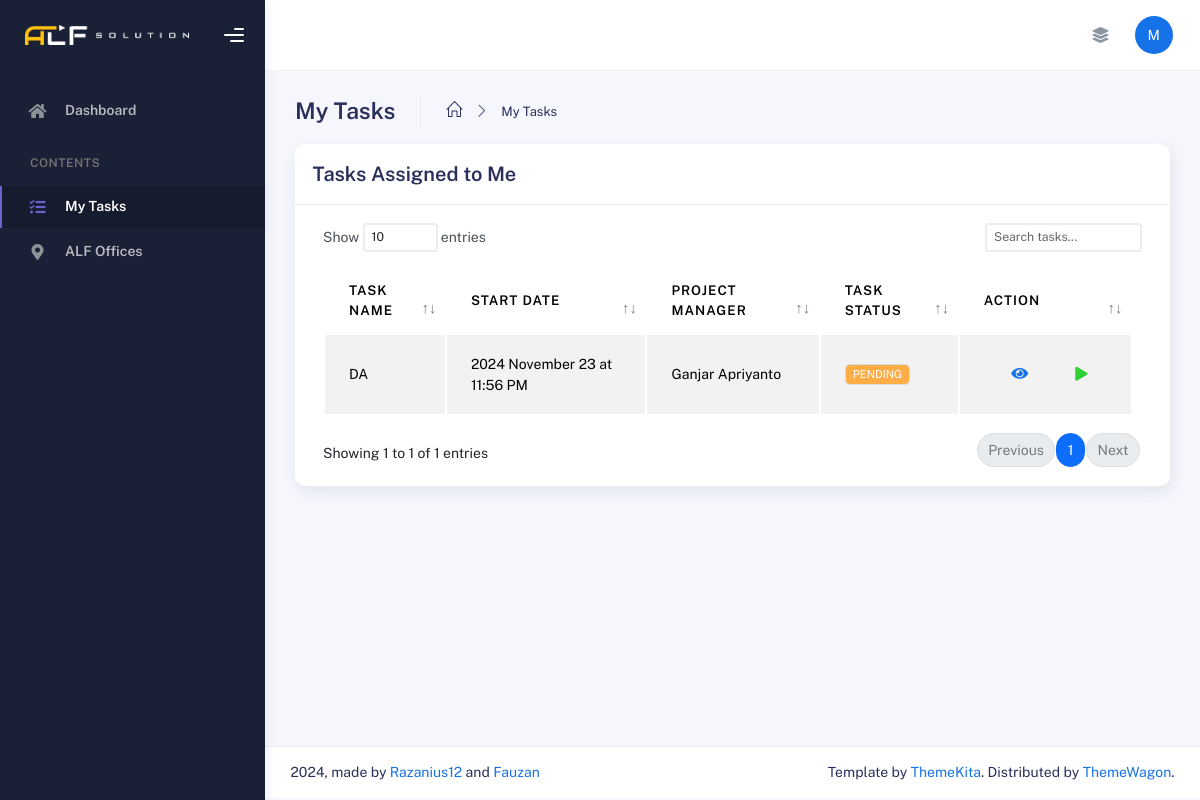
The page /index.php?page=task (signed in) on the database as committed earlier.
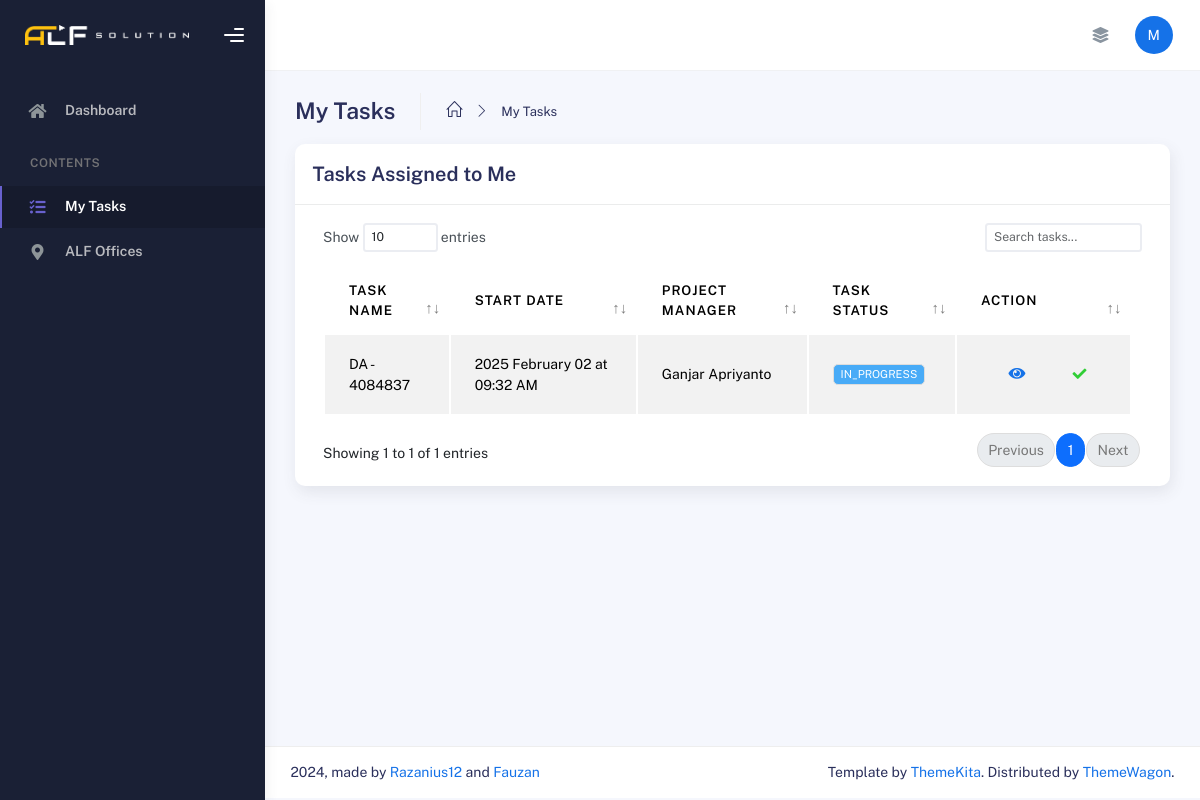
The same page on the database as committed later.
### tables this page shows
CREATE TABLE `orders` (
  `id_order` int(11) NOT NULL,
  `project_manager_id` int(11) DEFAULT NULL,
  `worker_id` int(11) DEFAULT NULL,
  `order_name` varchar(255) DEFAULT NULL,
  `description` text DEFAULT NULL,
  `start_date` datetime DEFAULT NULL,
  `status` enum('PENDING','IN_PROGRESS','COMPLETED','CANCELLED') DEFAULT 'PENDING',
  `order_price` int(255) DEFAULT NULL
);

### main/pages/task.php (the view, shortened to what this page needs)
<?php
require 'config/database.php';
$currentWorkerId = $_SESSION['user_id'];
$stmt = mysqli_prepare($conn, "SELECT
           o.id_order,
           o.order_name,
           o.status,
           o.start_date,
           o.description,
           a.name_admin AS project_manager,
           w.name_worker AS assigned_worker
          FROM
           orders o
          LEFT JOIN
           admins a ON o.project_manager_id = a.id_admin
          LEFT JOIN
           workers w ON o.worker_id = w.id_worker
          WHERE
          o.worker_id = ?");
mysqli_stmt_bind_param($stmt, "i", $currentWorkerId);
mysqli_stmt_execute($stmt);
$result = mysqli_stmt_get_result($stmt);
function getStatusBadgeClass($status)
{
 switch (strtoupper($status)) {
  case 'IN_PROGRESS':
   return 'info';
  case 'PENDING':
   return 'warning';
 }
}
?>
<div class="container">
 <div class="page-inner">
  <div class="page-header mb-0">
   <h3 class="fw-bold mb-3">My Tasks</h3>
   <ul class="breadcrumbs mb-3">
    <li class="nav-home">
     <a href="index.php">
      <i class="icon-home"></i>
     </a>
    </li>
    <li class="separator">
     <i class="icon-arrow-right"></i>
    </li>
    <li class="nav-item">
     <a href="index.php?page=task">My Tasks</a>
    </li>
   </ul>
  </div>
  <div class="row">
   <div class="col-md-12">
    <div class="card">
     <div class="card-header">
      <div class="d-flex align-items-center">
       <h4 class="card-title">Tasks Assigned to Me</h4>
      </div>
     </div>
     <div class="card-body">
      <div class="table-responsive">
       <table id="task-table" class="display table table-striped table-hover">
        <thead>
         <tr>
          <th>Task Name</th>
          <th>Start Date</th>
          <th>Project Manager</th>
          <th>Task Status</th>
          <th style="width: 10%">Action</th>
         </tr>
        </thead>
        <tbody>
         <?php
         while ($task = mysqli_fetch_assoc($result)): ?>
          <tr>
           <td><?= htmlspecialchars($task['order_name']) ?></td>
           <td>
            <?php
            $startDateTime = new DateTime($task['start_date']);
            echo $startDateTime->format('Y F d') . ' at ' . $startDateTime->format('h:i A');
            ?>
           </td>
           <td><?= htmlspecialchars($task['project_manager'] ?? 'N/A') ?></td>
           <td>
            <span class="badge bg-<?= getStatusBadgeClass($task['status']) ?>">
             <?= htmlspecialchars($task['status']) ?>
            </span>
           </td>
           <td>
            <div class="form-button-action">
             <button type="button" class="btn btn-link btn-primary btn-lg" data-task-id="<?= $task['id_order'] ?>"
              data-task-name="<?= htmlspecialchars($task['order_name']) ?>"
              data-task-description="<?= htmlspecialchars($task['description'] ?? '') ?>"
              data-task-status="<?= htmlspecialchars($task['status']) ?>" onclick="showTaskDetails(this)">
              <i class="fa fa-eye"></i>
             </button>
             <?php if ($task['status'] === 'PENDING'): ?>
              <button type="button" class="btn btn-link btn-success" onclick="takeOrder(<?= $task['id_order'] ?>)">
               <i class="fa fa-play"></i>
              </button>
             <?php elseif ($task['status'] === 'IN_PROGRESS'): ?>
              <button type="button" class="btn btn-link btn-success" onclick="markTaskComplete(<?= $task['id_order'] ?>)">
               <i class="fa fa-check"></i>
              </button>
             <?php endif; ?>
            </div>
           </td>
          </tr>
         <?php endwhile; ?>
        </tbody>
       </table>
      </div>
     </div>
    </div>
   </div>
  </div>
 </div>
</div>

### index.php (shortened to what this page needs)
<!DOCTYPE html>
<html lang="en">
<?php
$currentUser = getCurrentUserDetails();
include_once 'head.php';
?>
<body>
 <div class="wrapper">
  <?php
  include_once 'main/bars/sidebar.php';
  ?>
  <div class="main-panel">
   <?php
   include_once 'main/bars/navbar.php';
   $page = $_GET['page'] ?? 'dashboard';
   switch ($page) {
    case 'task':
     includePage('main/pages/task.php');
     break;
   }
   function includePage($file)
   {
    if (file_exists($file)) {
     include $file;
    } else {
     header('Location: index.php?page=dashboard');
     exit();
    }
   }
   include_once 'footer.php';
   ?>
  </div>
</body>

### head.php (shortened to what this page needs)
<head>
 <link rel="stylesheet" href="assets/css/bootstrap.min.css" />
 <link rel="stylesheet" href="assets/css/plugins.min.css" />
 <link rel="stylesheet" href="assets/css/kaiadmin.min.css" />
</head>

### main/bars/sidebar.php (shortened to what this page needs)
<?php
$currentPage = $_GET['page'] ?? 'dashboard';
$mainSidebarItems = [
 'dashboard' => [
  'icon' => 'fas fa-home',
  'label' => 'Dashboard',
  'url' => './index.php?page=dashboard',
  'roles' => ['admin', 'worker']
 ],
 'admins' => [
  'icon' => 'fas fa-users-cog',
  'label' => 'Admins',
  'url' => 'index.php?page=admins',
  'roles' => ['admin']
 ]
];
$contentSidebarItems = [
 'workers' => [
  'icon' => 'fas fa-pen-square',
  'label' => 'Workers',
  'url' => 'index.php?page=workers',
  'roles' => ['admin'],
  'submenu' => ($currentPage === 'addNewPosition') ? [
   'addNewPosition' => [
    'icon' => 'fas fa-plus-circle',
    'label' => 'Add New Position',
    'url' => 'index.php?page=addNewPosition',
    'roles' => ['admin']
   ]
  ] : []
 ],
 'task' => [
  'icon' => 'fas fa-tasks',
  'label' => 'My Tasks',
  'url' => 'index.php?page=task',
  'roles' => ['worker']
 ],
 'orderData' => [
  'icon' => 'fas fa-table',
  'label' => 'Order Data',
  'url' => 'index.php?page=orderData',
  'roles' => ['admin']
 ],
 'alfOffices' => [
  'icon' => 'fas fa-map-marker-alt',
  'label' => 'ALF Offices',
  'url' => 'index.php?page=alfOffices',
  'roles' => ['admin', 'worker']
 ],
 'dailyProgress' => [
  'icon' => 'far fa-chart-bar',
  'label' => 'Daily Progress',
  'url' => 'index.php?page=dailyProgress',
  'roles' => ['admin']
 ]
];
function renderSidebarItems($items, $currentPage, $currentUser)
{
 foreach ($items as $page => $item) {
  $hasAccess = isset($item['roles']) &&
   in_array($currentUser['role'], $item['roles']);
  if (!$hasAccess)
   continue;
  $isActive = ($currentPage === $page);
  $hasSubmenu = isset($item['submenu']) && !empty($item['submenu']);
  ?>
  <li class="nav-item <?= $isActive ? 'active' : '' ?>">
   <?php if ($hasSubmenu): ?>
    <div class="nav-link-wrapper">
     <a href="<?= $item['url'] ?>" class="nav-link">
      <i class="<?= $item['icon'] ?>"></i>
      <p><?= $item['label'] ?></p>
     </a>
     <a href="#<?= $page ?>Submenu" class="submenu-toggle" data-bs-toggle="collapse">
      <span class="caret"></span>
     </a>
    </div>
    <div class="collapse <?= ($currentPage === $page ||
     array_key_exists($currentPage, $item['submenu'])) ? 'show' : '' ?>" id="<?= $page ?>Submenu">
     <ul class="nav nav-collapse">
      <?php
      if (isset($item['submenu'])) {
       foreach ($item['submenu'] as $subPage => $subItem):
        $hasSubAccess = isset($subItem['roles']) &&
         in_array($currentUser['role'], $subItem['roles']);
        if (!$hasSubAccess)
         continue;
        ?>
        <li class="<?= ($currentPage === $subPage) ? 'active' : '' ?>">
         <a href="<?= $subItem['url'] ?>" style="
         padding-top: 0px !important;
         padding-right: 0px !important;
         padding-bottom: 0px !important;
         padding-left: 25px !important;
         margin-bottom: -10px !important;">
          <i class="<?= $subItem['icon'] ?>" style="margin-left: 25px;"></i>
          <p><?= $subItem['label'] ?></p>
         </a>
        </li>
        <?php
       endforeach;
      }
      ?>
     </ul>
    </div>
   <?php else: ?>
    <a href="<?= $item['url'] ?>" class="nav-link">
     <i class="<?= $item['icon'] ?>"></i>
     <p><?= $item['label'] ?></p>
    </a>
   <?php endif; ?>
  </li>
  <?php
 }
}
?>
<div class="sidebar" data-background-color="dark">
 <?php include 'header.php'; ?>
 <div class="sidebar-wrapper scrollbar scrollbar-inner">
  <div class="sidebar-content">
   <ul class="nav nav-secondary">
    <?php renderSidebarItems($mainSidebarItems, $currentPage, $currentUser); ?>
    <li class="nav-section">
     <h4 class="text-section">Contents</h4>
    </li>
    <?php renderSidebarItems($contentSidebarItems, $currentPage, $currentUser); ?>
   </ul>
  </div>
 </div>
</div>

### main/bars/header.php (shortened to what this page needs)
<div class="sidebar-logo">
 <div class="logo-header" data-background-color="dark">
  <a href="index.php" class="logo">
   <img src="main/img/ALFLogoLightLandscape.png" alt="navbar brand" class="navbar-brand" height="20" />
  </a>
  <div class="nav-toggle d-flex align-items-center">
   <button class="btn btn-toggle toggle-sidebar p-2 me-1 btn-no-outline">
    <i class="gg-menu-right fs-4"></i>
   </button>
  </div>
 </div>
</div>

### main/bars/navbar.php (shortened to what this page needs)
<div class="main-header">
 <nav class="navbar navbar-header navbar-header-transparent navbar-expand-lg border-bottom">
  <div class="container-fluid">
   <ul class="navbar-nav topbar-nav ms-md-auto align-items-center">
    <li class="nav-item topbar-icon dropdown hidden-caret">
     <a class="nav-link" data-bs-toggle="dropdown" href="#" aria-expanded="false">
      <i class="fas fa-layer-group"></i>
     </a>
    </li>
    <li class="nav-item topbar-user dropdown hidden-caret">
     <a class="dropdown-toggle profile-pic" data-bs-toggle="dropdown" href="#" aria-expanded="false">
      <div class="avatar-sm">
       <div class="avatar-img rounded-circle bg-primary text-white d-flex align-items-center justify-content-center">
        <?= strtoupper(substr($currentUser['name'] ?? 'U', 0, 1)) ?>
       </div>
      </div>
     </a>
    </li>
   </ul>
  </div>
 </nav>
</div>

### footer.php (shortened to what this page needs)
<footer class="footer">
 <div class="container-fluid d-flex flex-column flex-md-row justify-content-between align-items-center text-center">
  <nav class="pull-left">
  <div class="flex-grow-1">
   2024, made by
   <a target="_blank" href="https://github.com/Razanius12">Razanius12</a>
   and
   <a target="_blank" href="https://github.com/UjungberungG432">Fauzan</a>
  </div>
  </nav>
  <div class="text-center">
   <span class="d-block d-sm-inline">
    Template by <a target="_blank" href="http://www.themekita.com">ThemeKita</a>.
   </span>
   <span class="d-block d-sm-inline">
    Distributed by <a target="_blank" href="https://themewagon.com">ThemeWagon</a>.
   </span>
  </div>
 </div>
</footer>
</div>

### main/bars/header.php (style rules this page uses)
.btn-no-outline { outline: none !important; box-shadow: none !important; }
.btn-toggle { display: flex; align-items: center; justify-content: center; height: 40px; border-radius: 50%; transition: background-color 0.3s ease; border: none; }
.btn-toggle i { margin: 0; }

Rows that differ between the two databases and show on the page:
removed orders: order_name "DA", start_date "2024 November 23", start_date "11:56 PM", project_manager.name_admin "Ganjar Apriyanto", status "PENDING"
added orders: order_name "DA - 4084837", start_date "2025 February 02", start_date "09:32 AM", project_manager.name_admin "Ganjar Apriyanto", status "IN_PROGRESS"
